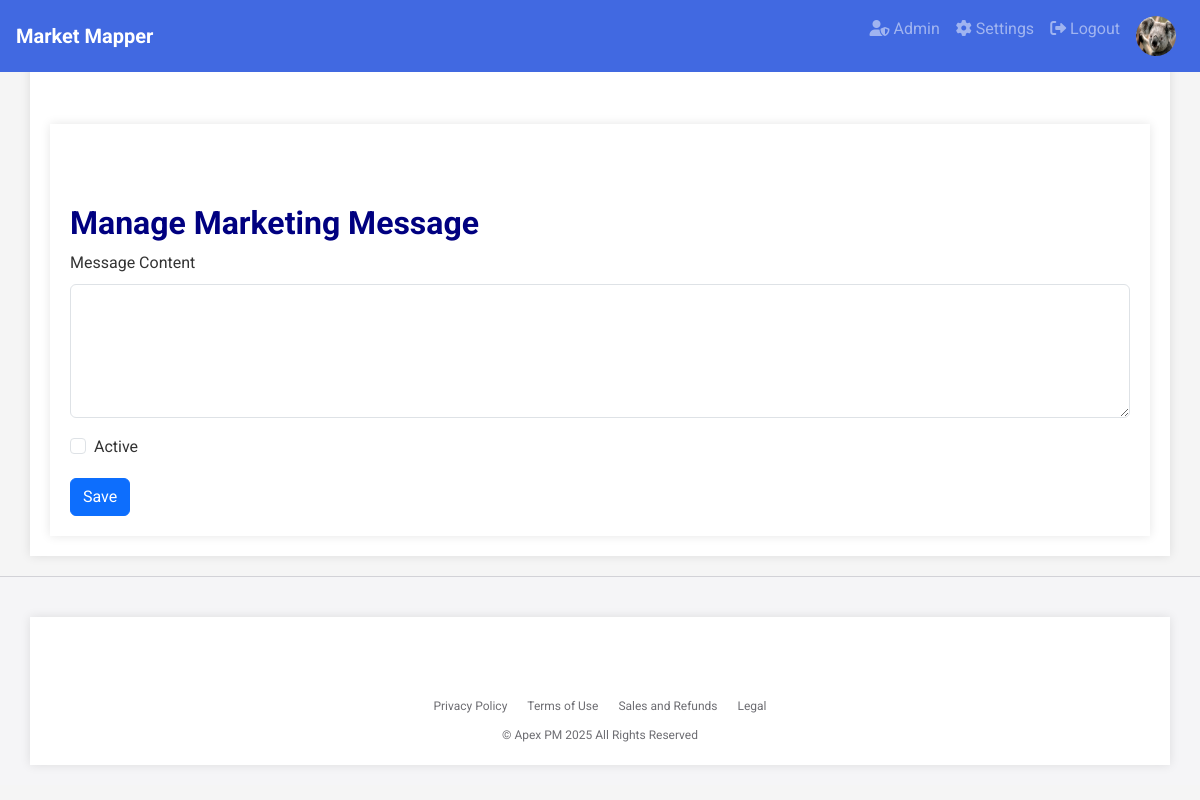
Page /admin/marketing_message (signed in) on the earlier database version.
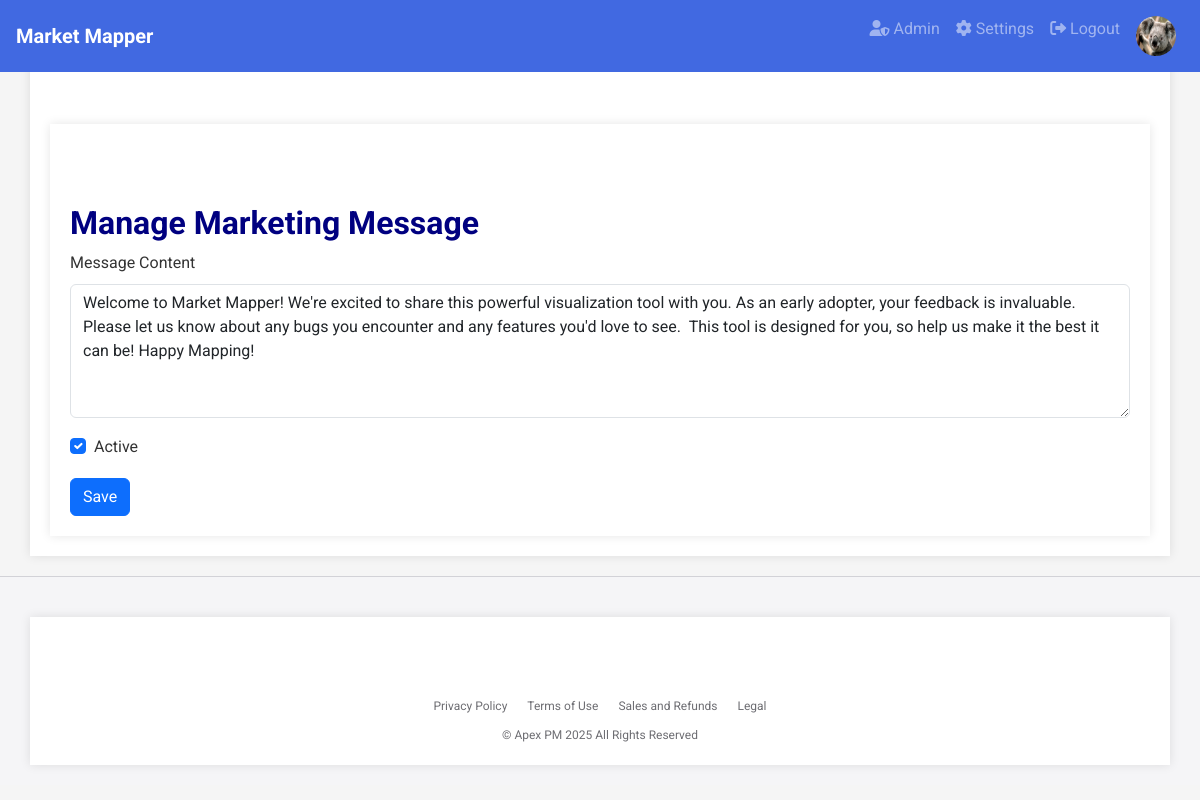
Same page on the later database version.
### app.py (models this page shows)
class MarketingMessage(db.Model):
    id = db.Column(db.Integer, primary_key=True)
    content = db.Column(db.Text, nullable=False)
    is_active = db.Column(db.Boolean, default=False)

### app.py (the view, shortened to what this page needs)
@app.route('/admin/marketing_message', methods=['GET', 'POST'])
@login_required
def manage_marketing_message():
    if current_user.role != 'admin':
        flash('You are not authorized to access this page.', 'danger')
        return redirect(url_for('dashboard'))
    message = MarketingMessage.query.first()
    return render_template('admin/marketing_message.html', message=message)

### app.py (called while the page is built)
@login_manager.user_loader
def load_user(user_id):
    return db.session.get(User, int(user_id))

### templates/admin/marketing_message.html
{% extends "base.html" %}
{% block content %}
<div class="container mt-4">
    <h1>Manage Marketing Message</h1>
    <form method="POST">
        <div class="form-group">
            <label for="content">Message Content</label>
            <textarea class="form-control" id="content" name="content" rows="5">{{ message.content if message else '' }}</textarea>
        </div>
        <div class="form-check">
            <input type="checkbox" class="form-check-input" id="is_active" name="is_active" {% if message and message.is_active %}checked{% endif %}>
            <label class="form-check-label" for="is_active">Active</label>
        </div>
        <button type="submit" class="btn btn-primary mt-3">Save</button>
    </form>
</div>
{% endblock %}

Differences in the rows shown:
added MarketingMessage: content "Welcome to Market Mapper! We're excited to share this powerful visualization tool with you. As an early adopter, your feedback is invaluable. Please let us know about any bugs you encounter and any features you'd love to see. This tool is designed for you, so help us make it the best it can be! Happy Mapping!", is_active "☑"
Other differences:
form field is_active: "☐" → (not shown)
